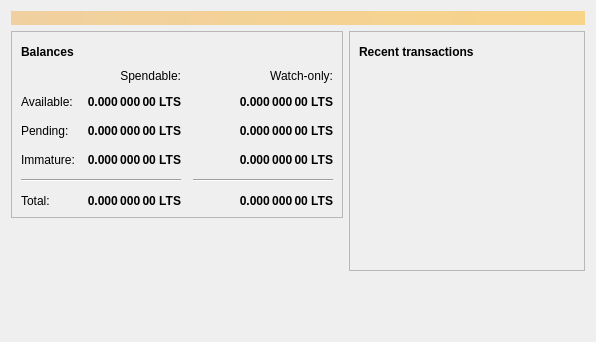
<?xml version="1.0" encoding="UTF-8"?>
<ui version="4.0">
 <class>OverviewPage</class>
 <widget class="QWidget" name="OverviewPage">
  <property name="geometry">
   <rect>
    <x>0</x>
    <y>0</y>
    <width>596</width>
    <height>342</height>
   </rect>
  </property>
  <property name="windowTitle">
   <string>Form</string>
  </property>
  <layout class="QVBoxLayout" name="topLayout">
   <item>
    <widget class="QLabel" name="labelAlerts">
     <property name="visible">
      <bool>false</bool>
     </property>
     <property name="styleSheet">
      <string notr="true">QLabel { background-color: qlineargradient(x1: 0, y1: 0, x2: 1, y2: 0, stop:0 #F0D0A0, stop:1 #F8D488); color:#000000; }</string>
     </property>
     <property name="wordWrap">
      <bool>true</bool>
     </property>
     <property name="margin">
      <number>3</number>
     </property>
     <property name="textInteractionFlags">
      <set>Qt::TextSelectableByMouse</set>
     </property>
    </widget>
   </item>
   <item>
    <layout class="QHBoxLayout" name="horizontalLayout" stretch="1,1">
     <item>
      <layout class="QVBoxLayout" name="verticalLayout_2">
       <item>
        <widget class="QFrame" name="frame">
         <property name="frameShape">
          <enum>QFrame::StyledPanel</enum>
         </property>
         <property name="frameShadow">
          <enum>QFrame::Raised</enum>
         </property>
         <layout class="QVBoxLayout" name="verticalLayout_4">
          <item>
           <layout class="QHBoxLayout" name="horizontalLayout_4">
            <item>
             <widget class="QLabel" name="label_5">
              <property name="font">
               <font>
                <weight>75</weight>
                <bold>true</bold>
               </font>
              </property>
              <property name="text">
               <string>Balances</string>
              </property>
             </widget>
            </item>
            <item>
             <widget class="QPushButton" name="labelWalletStatus">
              <property name="enabled">
               <bool>false</bool>
              </property>
              <property name="maximumSize">
               <size>
                <width>30</width>
                <height>16777215</height>
               </size>
              </property>
              <property name="toolTip">
               <string>The displayed information may be out of date. Your wallet automatically synchronizes with the Lotuscoin network after a connection is established, but this process has not completed yet.</string>
              </property>
              <property name="text">
               <string/>
              </property>
              <property name="icon">
               <iconset resource="../bitcoin.qrc">
                <normaloff>:/icons/warning</normaloff>
                <disabledoff>:/icons/warning</disabledoff>:/icons/warning</iconset>
              </property>
              <property name="iconSize">
               <size>
                <width>24</width>
                <height>24</height>
               </size>
              </property>
              <property name="flat">
               <bool>true</bool>
              </property>
             </widget>
            </item>
            <item>
             <spacer name="horizontalSpacer_3">
              <property name="orientation">
               <enum>Qt::Horizontal</enum>
              </property>
              <property name="sizeHint" stdset="0">
               <size>
                <width>40</width>
                <height>20</height>
               </size>
              </property>
             </spacer>
            </item>
           </layout>
          </item>
          <item>
           <layout class="QGridLayout" name="gridLayout">
            <property name="spacing">
             <number>12</number>
            </property>
            <item row="2" column="2">
             <widget class="QLabel" name="labelWatchPending">
              <property name="font">
               <font>
                <weight>75</weight>
                <bold>true</bold>
               </font>
              </property>
              <property name="cursor">
               <cursorShape>IBeamCursor</cursorShape>
              </property>
              <property name="toolTip">
               <string>Unconfirmed transactions to watch-only addresses</string>
              </property>
              <property name="text">
               <string notr="true">0.000 000 00 LTS</string>
              </property>
              <property name="alignment">
               <set>Qt::AlignRight|Qt::AlignTrailing|Qt::AlignVCenter</set>
              </property>
              <property name="textInteractionFlags">
               <set>Qt::LinksAccessibleByMouse|Qt::TextSelectableByKeyboard|Qt::TextSelectableByMouse</set>
              </property>
             </widget>
            </item>
            <item row="2" column="1">
             <widget class="QLabel" name="labelUnconfirmed">
              <property name="font">
               <font>
                <weight>75</weight>
                <bold>true</bold>
               </font>
              </property>
              <property name="cursor">
               <cursorShape>IBeamCursor</cursorShape>
              </property>
              <property name="toolTip">
               <string>Total of transactions that have yet to be confirmed, and do not yet count toward the spendable balance</string>
              </property>
              <property name="text">
               <string notr="true">0.000 000 00 LTS</string>
              </property>
              <property name="alignment">
               <set>Qt::AlignRight|Qt::AlignTrailing|Qt::AlignVCenter</set>
              </property>
              <property name="textInteractionFlags">
               <set>Qt::LinksAccessibleByMouse|Qt::TextSelectableByKeyboard|Qt::TextSelectableByMouse</set>
              </property>
             </widget>
            </item>
            <item row="3" column="2">
             <widget class="QLabel" name="labelWatchImmature">
              <property name="font">
               <font>
                <weight>75</weight>
                <bold>true</bold>
               </font>
              </property>
              <property name="cursor">
               <cursorShape>IBeamCursor</cursorShape>
              </property>
              <property name="toolTip">
               <string>Mined balance in watch-only addresses that has not yet matured</string>
              </property>
              <property name="text">
               <string notr="true">0.000 000 00 LTS</string>
              </property>
              <property name="alignment">
               <set>Qt::AlignRight|Qt::AlignTrailing|Qt::AlignVCenter</set>
              </property>
              <property name="textInteractionFlags">
               <set>Qt::LinksAccessibleByMouse|Qt::TextSelectableByKeyboard|Qt::TextSelectableByMouse</set>
              </property>
             </widget>
            </item>
            <item row="4" column="0" colspan="2">
             <widget class="Line" name="line">
              <property name="orientation">
               <enum>Qt::Horizontal</enum>
              </property>
             </widget>
            </item>
            <item row="4" column="2">
             <widget class="Line" name="lineWatchBalance">
              <property name="sizePolicy">
               <sizepolicy hsizetype="Preferred" vsizetype="Fixed">
                <horstretch>0</horstretch>
                <verstretch>0</verstretch>
               </sizepolicy>
              </property>
              <property name="minimumSize">
               <size>
                <width>140</width>
                <height>0</height>
               </size>
              </property>
              <property name="orientation">
               <enum>Qt::Horizontal</enum>
              </property>
             </widget>
            </item>
            <item row="5" column="0">
             <widget class="QLabel" name="labelTotalText">
              <property name="text">
               <string>Total:</string>
              </property>
             </widget>
            </item>
            <item row="3" column="1">
             <widget class="QLabel" name="labelImmature">
              <property name="font">
               <font>
                <weight>75</weight>
                <bold>true</bold>
               </font>
              </property>
              <property name="cursor">
               <cursorShape>IBeamCursor</cursorShape>
              </property>
              <property name="toolTip">
               <string>Mined balance that has not yet matured</string>
              </property>
              <property name="text">
               <string notr="true">0.000 000 00 LTS</string>
              </property>
              <property name="alignment">
               <set>Qt::AlignRight|Qt::AlignTrailing|Qt::AlignVCenter</set>
              </property>
              <property name="textInteractionFlags">
               <set>Qt::LinksAccessibleByMouse|Qt::TextSelectableByKeyboard|Qt::TextSelectableByMouse</set>
              </property>
             </widget>
            </item>
            <item row="2" column="3">
             <spacer name="horizontalSpacer_2">
              <property name="orientation">
               <enum>Qt::Horizontal</enum>
              </property>
              <property name="sizeHint" stdset="0">
               <size>
                <width>40</width>
                <height>20</height>
               </size>
              </property>
             </spacer>
            </item>
            <item row="3" column="0">
             <widget class="QLabel" name="labelImmatureText">
              <property name="text">
               <string>Immature:</string>
              </property>
             </widget>
            </item>
            <item row="5" column="1">
             <widget class="QLabel" name="labelTotal">
              <property name="font">
               <font>
                <weight>75</weight>
                <bold>true</bold>
               </font>
              </property>
              <property name="cursor">
               <cursorShape>IBeamCursor</cursorShape>
              </property>
              <property name="toolTip">
               <string>Your current total balance</string>
              </property>
              <property name="text">
               <string notr="true">0.000 000 00 LTS</string>
              </property>
              <property name="alignment">
               <set>Qt::AlignRight|Qt::AlignTrailing|Qt::AlignVCenter</set>
              </property>
              <property name="textInteractionFlags">
               <set>Qt::LinksAccessibleByMouse|Qt::TextSelectableByKeyboard|Qt::TextSelectableByMouse</set>
              </property>
             </widget>
            </item>
            <item row="5" column="2">
             <widget class="QLabel" name="labelWatchTotal">
              <property name="font">
               <font>
                <weight>75</weight>
                <bold>true</bold>
               </font>
              </property>
              <property name="cursor">
               <cursorShape>IBeamCursor</cursorShape>
              </property>
              <property name="toolTip">
               <string>Current total balance in watch-only addresses</string>
              </property>
              <property name="text">
               <string notr="true">0.000 000 00 LTS</string>
              </property>
              <property name="alignment">
               <set>Qt::AlignRight|Qt::AlignTrailing|Qt::AlignVCenter</set>
              </property>
              <property name="textInteractionFlags">
               <set>Qt::LinksAccessibleByMouse|Qt::TextSelectableByKeyboard|Qt::TextSelectableByMouse</set>
              </property>
             </widget>
            </item>
            <item row="0" column="2">
             <widget class="QLabel" name="labelWatchonly">
              <property name="text">
               <string>Watch-only:</string>
              </property>
              <property name="alignment">
               <set>Qt::AlignRight|Qt::AlignTrailing|Qt::AlignVCenter</set>
              </property>
             </widget>
            </item>
            <item row="1" column="0">
             <widget class="QLabel" name="labelBalanceText">
              <property name="text">
               <string>Available:</string>
              </property>
             </widget>
            </item>
            <item row="1" column="1">
             <widget class="QLabel" name="labelBalance">
              <property name="font">
               <font>
                <weight>75</weight>
                <bold>true</bold>
               </font>
              </property>
              <property name="cursor">
               <cursorShape>IBeamCursor</cursorShape>
              </property>
              <property name="toolTip">
               <string>Your current spendable balance</string>
              </property>
              <property name="text">
               <string notr="true">0.000 000 00 LTS</string>
              </property>
              <property name="alignment">
               <set>Qt::AlignRight|Qt::AlignTrailing|Qt::AlignVCenter</set>
              </property>
              <property name="textInteractionFlags">
               <set>Qt::LinksAccessibleByMouse|Qt::TextSelectableByKeyboard|Qt::TextSelectableByMouse</set>
              </property>
             </widget>
            </item>
            <item row="1" column="2">
             <widget class="QLabel" name="labelWatchAvailable">
              <property name="font">
               <font>
                <weight>75</weight>
                <bold>true</bold>
               </font>
              </property>
              <property name="cursor">
               <cursorShape>IBeamCursor</cursorShape>
              </property>
              <property name="toolTip">
               <string>Your current balance in watch-only addresses</string>
              </property>
              <property name="text">
               <string notr="true">0.000 000 00 LTS</string>
              </property>
              <property name="alignment">
               <set>Qt::AlignRight|Qt::AlignTrailing|Qt::AlignVCenter</set>
              </property>
              <property name="textInteractionFlags">
               <set>Qt::LinksAccessibleByMouse|Qt::TextSelectableByKeyboard|Qt::TextSelectableByMouse</set>
              </property>
             </widget>
            </item>
            <item row="2" column="0">
             <widget class="QLabel" name="labelPendingText">
              <property name="text">
               <string>Pending:</string>
              </property>
             </widget>
            </item>
            <item row="0" column="1">
             <widget class="QLabel" name="labelSpendable">
              <property name="text">
               <string>Spendable:</string>
              </property>
              <property name="alignment">
               <set>Qt::AlignRight|Qt::AlignTrailing|Qt::AlignVCenter</set>
              </property>
             </widget>
            </item>
           </layout>
          </item>
         </layout>
        </widget>
       </item>
       <item>
        <spacer name="verticalSpacer">
         <property name="orientation">
          <enum>Qt::Vertical</enum>
         </property>
         <property name="sizeHint" stdset="0">
          <size>
           <width>20</width>
           <height>40</height>
          </size>
         </property>
        </spacer>
       </item>
      </layout>
     </item>
     <item>
      <layout class="QVBoxLayout" name="verticalLayout_3">
       <item>
        <widget class="QFrame" name="frame_2">
         <property name="frameShape">
          <enum>QFrame::StyledPanel</enum>
         </property>
         <property name="frameShadow">
          <enum>QFrame::Raised</enum>
         </property>
         <layout class="QVBoxLayout" name="verticalLayout">
          <item>
           <layout class="QHBoxLayout" name="horizontalLayout_2">
            <item>
             <widget class="QLabel" name="label_4">
              <property name="font">
               <font>
                <weight>75</weight>
                <bold>true</bold>
               </font>
              </property>
              <property name="text">
               <string>Recent transactions</string>
              </property>
             </widget>
            </item>
            <item>
             <widget class="QPushButton" name="labelTransactionsStatus">
              <property name="enabled">
               <bool>false</bool>
              </property>
              <property name="maximumSize">
               <size>
                <width>30</width>
                <height>16777215</height>
               </size>
              </property>
              <property name="toolTip">
               <string>The displayed information may be out of date. Your wallet automatically synchronizes with the Lotuscoin network after a connection is established, but this process has not completed yet.</string>
              </property>
              <property name="text">
               <string/>
              </property>
              <property name="icon">
               <iconset resource="../bitcoin.qrc">
                <normaloff>:/icons/warning</normaloff>
                <disabledoff>:/icons/warning</disabledoff>:/icons/warning</iconset>
              </property>
              <property name="iconSize">
               <size>
                <width>24</width>
                <height>24</height>
               </size>
              </property>
              <property name="flat">
               <bool>true</bool>
              </property>
             </widget>
            </item>
            <item>
             <spacer name="horizontalSpacer">
              <property name="orientation">
               <enum>Qt::Horizontal</enum>
              </property>
              <property name="sizeHint" stdset="0">
               <size>
                <width>40</width>
                <height>20</height>
               </size>
              </property>
             </spacer>
            </item>
           </layout>
          </item>
          <item>
           <widget class="QListView" name="listTransactions">
            <property name="styleSheet">
             <string notr="true">QListView { background: transparent; }</string>
            </property>
            <property name="frameShape">
             <enum>QFrame::NoFrame</enum>
            </property>
            <property name="verticalScrollBarPolicy">
             <enum>Qt::ScrollBarAlwaysOff</enum>
            </property>
            <property name="horizontalScrollBarPolicy">
             <enum>Qt::ScrollBarAlwaysOff</enum>
            </property>
            <property name="selectionMode">
             <enum>QAbstractItemView::NoSelection</enum>
            </property>
           </widget>
          </item>
         </layout>
        </widget>
       </item>
       <item>
        <spacer name="verticalSpacer_2">
         <property name="orientation">
          <enum>Qt::Vertical</enum>
         </property>
         <property name="sizeHint" stdset="0">
          <size>
           <width>20</width>
           <height>40</height>
          </size>
         </property>
        </spacer>
       </item>
      </layout>
     </item>
    </layout>
   </item>
  </layout>
 </widget>
 <resources/>
 <connections/>
</ui>
